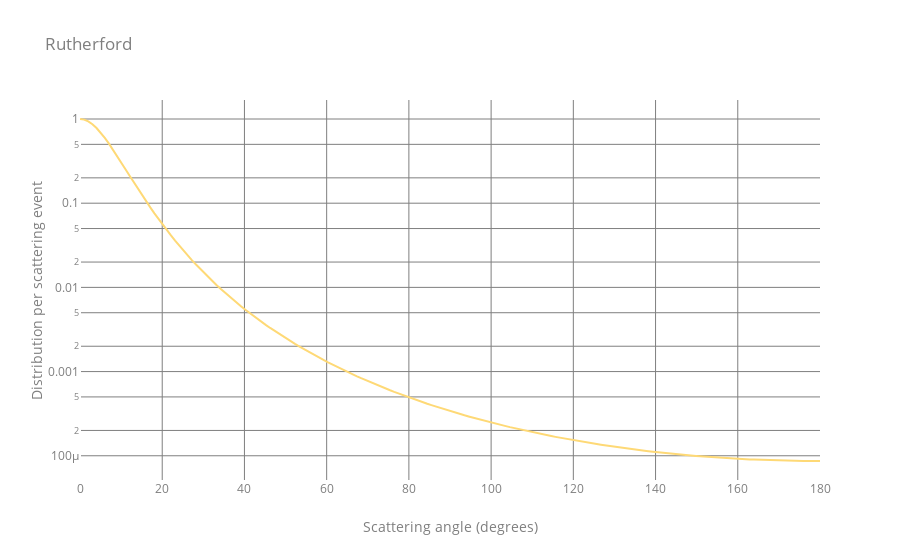

The code cell stored with this chart in its notebook:
### Markdown cell above
#### Rutherford scattering angle probability

### Code cell
angles = np.linspace(0, 180, 180)

t_analytical = go.Scatter(
    x = angles,
    y = np.array(dSigma_dTheta(E_Al, Z_Al, angles)),
    mode = 'lines', 
    name = 'analytical', 
    marker = dict(color='#fed976'
                 )
)

layout = go.Layout(
    title = 'Rutherford', 
    font=dict( color='#7f7f7f'),
    paper_bgcolor='rgba(0,0,0,0)',
    plot_bgcolor='rgba(0,0,0,0)',

    xaxis=dict(
        gridcolor= '#7f7f7f', 
        title = 'Scattering angle (degrees)'
    ), 
    yaxis=dict(
        gridcolor= '#7f7f7f', 
        type='log',
        title = 'Distribution per scattering event'
    )
)


data = [t_analytical]
fig = go.Figure(data=data, layout=layout)

fig.show()

### Figure 1 — Plotly figure (JSON) as saved in the notebook; plotly's stock layout.template omitted (floating-point values rounded to 4 significant figures; data arrays with more than 128 entries replaced by an {"elided": "..."} marker saying what was removed)
{"data": [{"marker": {"color": "#fed976"}, "mode": "lines", "name": "analytical", "type": "scatter", "x": {"elided": "180 float values"}, "y": {"elided": "180 float values"}}], "layout": {"font": {"color": "#7f7f7f"}, "paper_bgcolor": "rgba(0,0,0,0)", "plot_bgcolor": "rgba(0,0,0,0)", "title": {"text": "Rutherford"}, "xaxis": {"gridcolor": "#7f7f7f", "title": {"text": "Scattering angle (degrees)"}}, "yaxis": {"gridcolor": "#7f7f7f", "title": {"text": "Distribution per scattering event"}, "type": "log"}}}
